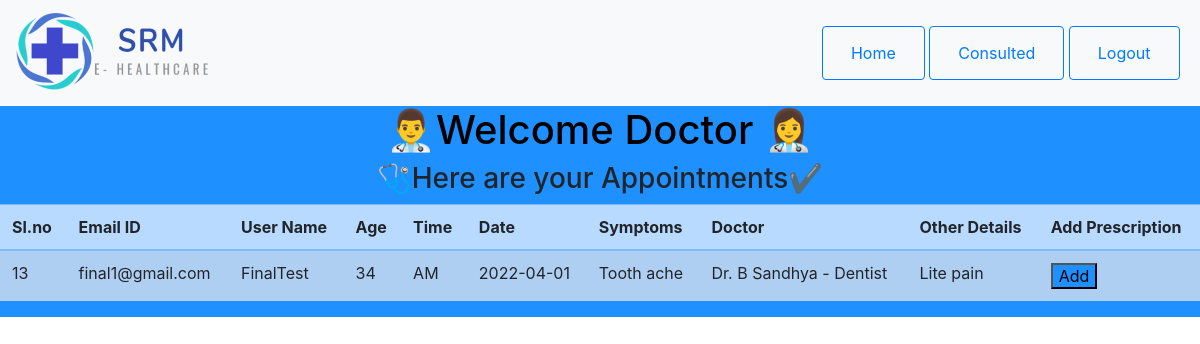
Screenshot of /doctor4.php with the database file from the repository.
### tables this page shows
CREATE TABLE `appointments` (
  `sl_no` bigint(250) NOT NULL,
  `f_name` varchar(250) NOT NULL,
  `l_name` varchar(250) NOT NULL,
  `email_id` varchar(250) NOT NULL,
  `username` varchar(250) NOT NULL,
  `age` int(250) NOT NULL,
  `time` varchar(250) NOT NULL,
  `date` varchar(250) NOT NULL,
  `symptoms` varchar(250) NOT NULL,
  `doctor` varchar(250) NOT NULL,
  `other_details` varchar(250) NOT NULL
);

### doctor4.php (the view, shortened to what this page needs)
<html>
    <head>
    <link rel="stylesheet" href="https://cdn.jsdelivr.net/npm/bootstrap@4.5.3/dist/css/bootstrap.min.css">
    </head>
    <body>
      <nav class="navbar navbar-light bg-light navbar-expand-lg">
        <a class="navbar-brand" href="#"><img src="images/flogo.png" width="25%" class="d-inline-block align-top" alt="" loading="lazy"></a>
        <div class="collapse navbar-collapse justify-content-end" id="navbarNav">
          <ul class="nav justify-content-end">
            <li class="nav-item">
              <button type="button" class="btn btn-outline-primary"><a class="nav-link" href="#">Home</a></button>
            </li>&nbsp;
            <li class="nav-item active">
              <button type="button" class="btn btn-outline-primary"><a class="nav-link" href="drview4.php">Consulted</a></button>
            </li>&nbsp;
            <li class="nav-item active">
              <button type="button" class="btn btn-outline-primary"><a class="nav-link" href="management.html">Logout</a></button>
            </li>&nbsp;
      </ul>
    </div>
      </nav>
        <div id="dc">
          <div class="dctr">
            <h1>
              <a class="dr" href="#"><?php
              echo "👨‍⚕️Welcome Doctor ".$_SESSION['dr_id'];
              ?></a>
              👩‍⚕️</h1>
                <div><h3>🩺Here are your Appointments✔</h3>
            </div>
          </div>
<div class="table-responsive">
        <table class="table table-striped table-primary">
            <thead>
            <tr>
                <th>Sl.no</th>
                <th>Email ID</th>
                <th>User Name</th>
                <th>Age</th>
                <th>Time</th>
                <th>Date</th>
                <th>Symptoms</th>
                <th>Doctor</th>
                <th>Other Details</th>
                <th>Add Prescription</th>
                </tr></thead>
<?php
            include("connection.php");
            $query = "SELECT * FROM appointments WHERE doctor = 'Dr. B Sandhya - Dentist' GROUP BY date ASC ";
            $data = mysqli_query($con,$query);
            $total = mysqli_num_rows($data);
                if($total != 0){
                    while($result = mysqli_fetch_assoc($data)){
                        echo"
                        <tr>
                        <td>".$result['sl_no']."</td>
                        <td>".$result['email_id']."</td>
                        <td>".$result['username']."</td>
                        <td>".$result['age']."</td>
                        <td>".$result['time']."</td>
                        <td>".$result['date']."</td>
                        <td>".$result['symptoms']."</td>
                        <td>".$result['doctor']."</td>
                        <td>".$result['other_details']."</td>
                        <td><a href= 'prescription.php?username=$result[username]&age=$result[age]&date=$result[date]&symptoms=$result[symptoms]&doctor=$result[doctor]'><input type = 'submit' value='Add' id = 'dc'></td>
                        </tr>
                        ";
                    }
                }
                else{
                    echo "No recodrs found";
                }
            ?>
        </table>
      </div>
            </div>
    </body>
</html>

### doctor4.php (style rules this page uses)
body { background-image:url(images/slider-p2.png); background-repeat: no-repeat; }
#dc { text-align: center; background-color: DodgerBlue; }
.dr { color: black; }

### rows the page displays
appointments: sl_no "13", email "final1@gmail.com", username "FinalTest", age "34", time "AM", date "2022-04-01", symptoms "Tooth ache", doctor "Dr. B Sandhya - Dentist", other_details "Lite pain"
